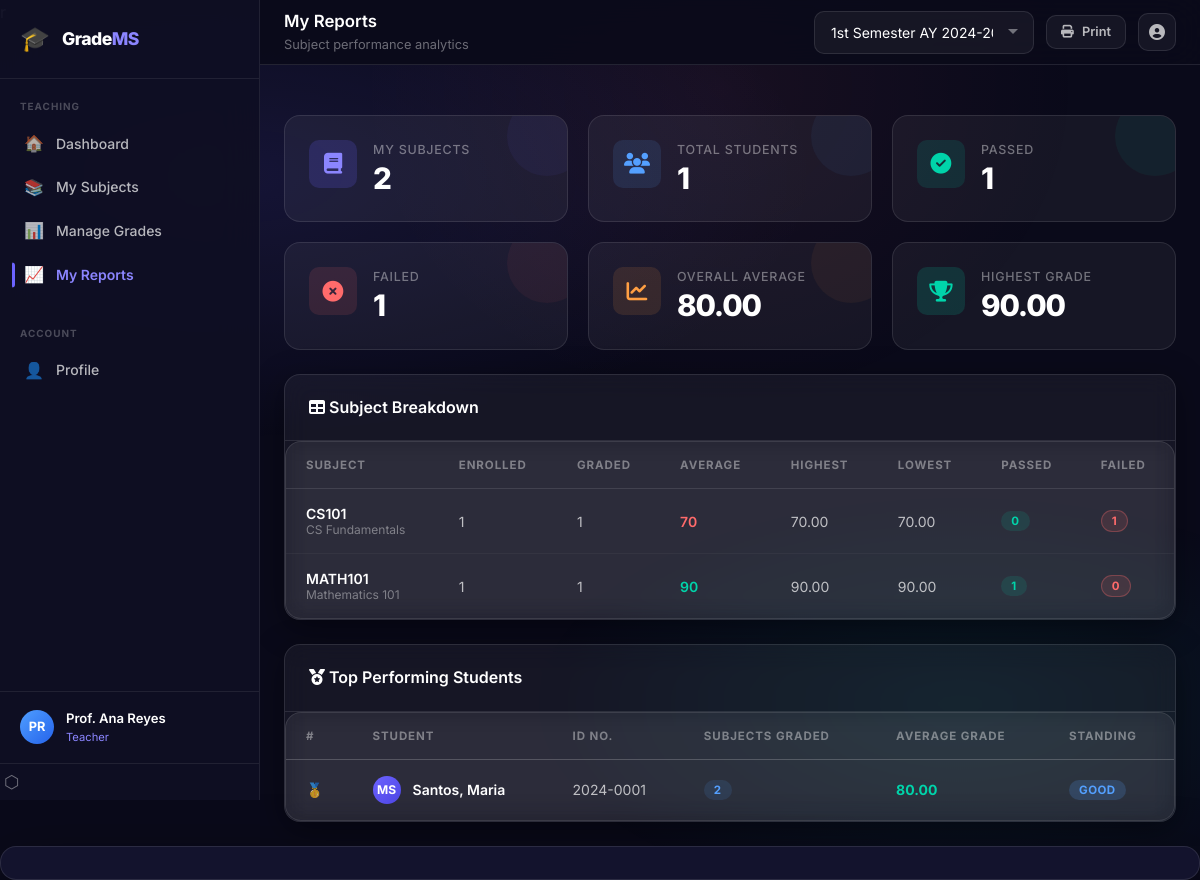
/teacher/reports.php (signed in), run on the app's committed database.
### tables this page shows
CREATE TABLE IF NOT EXISTS subjects (
  id          INT UNSIGNED AUTO_INCREMENT PRIMARY KEY,
  code        VARCHAR(20)   NOT NULL UNIQUE,
  name        VARCHAR(150)  NOT NULL,
  units       TINYINT       NOT NULL DEFAULT 3,
  description TEXT          DEFAULT NULL,
  teacher_id  INT UNSIGNED  DEFAULT NULL,
  is_active   TINYINT(1)    NOT NULL DEFAULT 1,
  created_at  DATETIME      NOT NULL DEFAULT CURRENT_TIMESTAMP,
  FOREIGN KEY (teacher_id) REFERENCES teachers(id) ON DELETE SET NULL,
  INDEX idx_teacher (teacher_id)
);

CREATE TABLE IF NOT EXISTS semesters (
  id             INT UNSIGNED AUTO_INCREMENT PRIMARY KEY,
  name           VARCHAR(50)                           NOT NULL DEFAULT '',
  school_year    VARCHAR(20)                           NOT NULL,
  semester       ENUM('1st Semester','2nd Semester','Summer') NOT NULL DEFAULT '1st Semester',
  is_active      TINYINT(1)                            NOT NULL DEFAULT 0,
  start_date     DATE                                  DEFAULT NULL,
  end_date       DATE                                  DEFAULT NULL,
  grade_deadline DATE                                  DEFAULT NULL,
  created_at     DATETIME                              NOT NULL DEFAULT CURRENT_TIMESTAMP,
  UNIQUE KEY uq_sem (school_year, semester)
);

### teacher/reports.php (the view, shortened to what this page needs)
<?php
$db           = DB::getInstance();
$teacherModel = new Teacher();
$teacher = $teacherModel->getByUserId(Auth::getUserId());
$teacherId = $teacher['id'];
$activeSemester = $db->query(
    "SELECT * FROM semesters WHERE is_active = 1 LIMIT 1"
)->fetch(PDO::FETCH_ASSOC);
$semesters = $db->query(
    "SELECT * FROM semesters ORDER BY school_year DESC, id DESC"
)->fetchAll(PDO::FETCH_ASSOC);
$filterSemesterId = (int)($_GET['semester_id'] ?? $activeSemester['id'] ?? 0);
$subjectsStmt = $db->prepare(
    "SELECT DISTINCT sub.id AS subject_id, sub.code AS subject_code,
            sub.name AS subject_name, sub.units,
            sem.id AS semester_id, sem.name AS semester_name, sem.school_year
     FROM   subjects sub
     JOIN   semesters sem ON sem.id = :semester_id
     WHERE  sub.teacher_id = :teacher_id
        OR  sub.id IN (
              SELECT subject_id FROM teacher_subjects
              WHERE teacher_id = :teacher_id2 AND semester_id = :semester_id2
            )
     ORDER  BY sub.name"
);
$subjectsStmt->execute([
    ':teacher_id'   => $teacherId,
    ':semester_id'  => $filterSemesterId,
    ':teacher_id2'  => $teacherId,
    ':semester_id2' => $filterSemesterId,
]);
$mySubjects = $subjectsStmt->fetchAll(PDO::FETCH_ASSOC);
$subjectIds = array_column($mySubjects, 'subject_id');
$overallStats = [
    'total_students' => 0, 'total_graded' => 0,
    'overall_avg' => null, 'total_passed' => 0,
    'total_failed' => 0, 'highest' => null, 'lowest' => null,
];
if (!empty($subjectIds)) {
    $ph = implode(',', array_fill(0, count($subjectIds), '?'));
    $params = array_merge($subjectIds, [$filterSemesterId]);
    $stmt = $db->prepare(
        "SELECT COUNT(DISTINCT e.student_id) AS total_students,
                COUNT(DISTINCT g.id)         AS total_graded,
                AVG(g.final_grade)           AS overall_avg,
                SUM(g.final_grade >= 75)     AS total_passed,
                SUM(g.final_grade <  75)     AS total_failed,
                MAX(g.final_grade)           AS highest,
                MIN(g.final_grade)           AS lowest
         FROM   enrollments e
         LEFT JOIN grades g ON g.enrollment_id = e.id
         WHERE  e.subject_id IN ({$ph})
         AND    e.semester_id = ?"
    );
    $stmt->execute($params);
    $overallStats = $stmt->fetch(PDO::FETCH_ASSOC) ?: $overallStats;
}
$subjectStats = [];
foreach ($mySubjects as $sub) {
    $stmt = $db->prepare(
        "SELECT COUNT(e.id)              AS enrolled,
                COUNT(g.id)              AS graded,
                AVG(g.final_grade)       AS avg_grade,
                MAX(g.final_grade)       AS highest,
                MIN(g.final_grade)       AS lowest,
                SUM(g.final_grade >= 75) AS passed,
                SUM(g.final_grade <  75) AS failed
         FROM   enrollments e
         LEFT JOIN grades g ON g.enrollment_id = e.id
         WHERE  e.subject_id  = ?
         AND    e.semester_id = ?"
    );
    $stmt->execute([$sub['subject_id'], $filterSemesterId]);
    $stats = $stmt->fetch(PDO::FETCH_ASSOC);
    $stats['subject_name']  = $sub['subject_name'];
    $stats['subject_code']  = $sub['subject_code'];
    $stats['semester_name'] = $sub['semester_name'];
    $stats['school_year']   = $sub['school_year'];
    $stats['avg_grade']     = round((float)($stats['avg_grade'] ?? 0), 2);
    $subjectStats[] = $stats;
}
$topStudents = [];
if (!empty($subjectIds)) {
    $ph = implode(',', array_fill(0, count($subjectIds), '?'));
    $params = array_merge($subjectIds, [$filterSemesterId]);
    $stmt = $db->prepare(
        "SELECT s.first_name, s.last_name, s.student_number,
                AVG(g.final_grade) AS avg_grade,
                COUNT(g.id)        AS subjects_count
         FROM   grades g
         JOIN   enrollments e ON e.id = g.enrollment_id
         JOIN   students s    ON s.id = e.student_id
         WHERE  e.subject_id IN ({$ph})
         AND    e.semester_id = ?
         AND    g.final_grade IS NOT NULL
         GROUP  BY s.id
         ORDER  BY avg_grade DESC
         LIMIT  5"
    );
    $stmt->execute($params);
    $topStudents = $stmt->fetchAll(PDO::FETCH_ASSOC);
}
include '../shared/header.php';
?>
<div class="main-content">
  <div class="topbar">
    <div class="topbar-left">
      <div>
        <div class="topbar-title">My Reports</div>
        <div class="topbar-subtitle">Subject performance analytics</div>
      </div>
    </div>
    <div class="topbar-right">
      <form method="GET" style="display:inline">
        <select name="semester_id" class="form-control" style="width:220px" onchange="this.form.submit()">
          <?php foreach ($semesters as $sem): ?>
            <option value="<?= $sem['id'] ?>" <?= $filterSemesterId == $sem['id'] ? 'selected' : '' ?>>
              <?= htmlspecialchars($sem['name']) ?> (<?= htmlspecialchars($sem['school_year']) ?>)
            </option>
          <?php endforeach; ?>
        </select>
      </form>
      <button class="btn btn-secondary btn-sm" onclick="window.print()">
        <i class="fas fa-print"></i> Print
      </button>
      <div class="dropdown">
        <button class="topbar-btn" id="user-menu-btn">
          <i class="fas fa-user-circle"></i>
        </button>
      </div>
    </div>
  </div>
  <div class="page-content">
    <div class="stats-grid mb-6">
      <div class="stat-card primary">
        <div class="stat-icon primary"><i class="fas fa-book"></i></div>
        <div class="stat-info">
          <div class="stat-label">My Subjects</div>
          <div class="stat-value"><?= count($mySubjects) ?></div>
        </div>
      </div>
      <div class="stat-card info">
        <div class="stat-icon info"><i class="fas fa-users"></i></div>
        <div class="stat-info">
          <div class="stat-label">Total Students</div>
          <div class="stat-value"><?= $overallStats['total_students'] ?? 0 ?></div>
        </div>
      </div>
      <div class="stat-card success">
        <div class="stat-icon success"><i class="fas fa-check-circle"></i></div>
        <div class="stat-info">
          <div class="stat-label">Passed</div>
          <div class="stat-value"><?= $overallStats['total_passed'] ?? 0 ?></div>
        </div>
      </div>
      <div class="stat-card danger">
        <div class="stat-icon danger"><i class="fas fa-times-circle"></i></div>
        <div class="stat-info">
          <div class="stat-label">Failed</div>
          <div class="stat-value"><?= $overallStats['total_failed'] ?? 0 ?></div>
        </div>
      </div>
      <div class="stat-card warning">
        <div class="stat-icon warning"><i class="fas fa-chart-line"></i></div>
        <div class="stat-info">
          <div class="stat-label">Overall Average</div>
          <div class="stat-value">
            <?= isset($overallStats['overall_avg']) && $overallStats['overall_avg'] !== null
                ? number_format($overallStats['overall_avg'], 2) : '—' ?>
          </div>
        </div>
      </div>
      <div class="stat-card teal">
        <div class="stat-icon teal"><i class="fas fa-trophy"></i></div>
        <div class="stat-info">
          <div class="stat-label">Highest Grade</div>
          <div class="stat-value">
            <?= $overallStats['highest'] !== null
                ? number_format($overallStats['highest'], 2) : '—' ?>
          </div>
        </div>
      </div>
    </div>
    <div class="glass-card mb-6">
      <div class="glass-card-header">
        <h3><i class="fas fa-table"></i> Subject Breakdown</h3>
      </div>
      <?php if (empty($subjectStats)): ?>
        <div class="glass-card-body">
          <div class="empty-state">
            <div class="empty-state-icon">📚</div>
            <h3>No Subjects Found</h3>
            <p>No subjects assigned for the selected semester.</p>
          </div>
        </div>
      <?php else: ?>
        <div class="table-wrapper">
          <table class="data-table">
            <thead>
              <tr>
                <th>Subject</th>
                <th>Enrolled</th>
                <th>Graded</th>
                <th>Average</th>
                <th>Highest</th>
                <th>Lowest</th>
                <th>Passed</th>
                <th>Failed</th>
              </tr>
            </thead>
            <tbody>
              <?php foreach ($subjectStats as $stat): ?>
                <tr>
                  <td>
                    <strong><?= htmlspecialchars($stat['subject_code']) ?></strong>
                    <div class="text-xs text-muted"><?= htmlspecialchars($stat['subject_name']) ?></div>
                  </td>
                  <td><?= $stat['enrolled'] ?></td>
                  <td><?= $stat['graded'] ?></td>
                  <td>
                    <?php if ($stat['avg_grade'] > 0): ?>
                      <span style="font-weight:600;color:<?= $stat['avg_grade'] >= 75 ? 'var(--success)' : 'var(--danger)' ?>">
                        <?= $stat['avg_grade'] ?>
                      </span>
                    <?php else: ?>
                      <span class="text-muted">—</span>
                    <?php endif; ?>
                  </td>
                  <td><?= $stat['highest'] ? number_format($stat['highest'], 2) : '—' ?></td>
                  <td><?= $stat['lowest']  ? number_format($stat['lowest'],  2) : '—' ?></td>
                  <td><span class="badge badge-passed"><?= $stat['passed'] ?></span></td>
                  <td><span class="badge badge-failed"><?= $stat['failed'] ?></span></td>
                </tr>
              <?php endforeach; ?>
            </tbody>
          </table>
        </div>
      <?php endif; ?>
    </div>
    <?php if (!empty($topStudents)): ?>
      <div class="glass-card">
        <div class="glass-card-header">
          <h3><i class="fas fa-medal"></i> Top Performing Students</h3>
        </div>
        <div class="table-wrapper">
          <table class="data-table">
            <thead>
              <tr>
                <th>#</th>
                <th>Student</th>
                <th>ID No.</th>
                <th>Subjects Graded</th>
                <th>Average Grade</th>
                <th>Standing</th>
              </tr>
            </thead>
            <tbody>
              <?php foreach ($topStudents as $i => $stu):
                $avg = (float)$stu['avg_grade'];
                $standing = $avg >= 90 ? 'Excellent'
                          : ($avg >= 80 ? 'Good'
                          : ($avg >= 75 ? 'Satisfactory' : 'Fair'));
                $badgeMap = [
                  'Excellent'    => 'badge-excellent',
                  'Good'         => 'badge-good',
                  'Satisfactory' => 'badge-good',
                  'Fair'         => 'badge-average',
                ];
              ?>
                <tr>
                  <td><?= ['🥇','🥈','🥉'][$i] ?? ($i + 1) ?></td>
                  <td>
                    <div class="user-cell">
                      <div class="avatar avatar-sm avatar-primary">
                        <?= strtoupper(substr($stu['first_name'], 0, 1) . substr($stu['last_name'], 0, 1)) ?>
                      </div>
                      <div class="user-cell-info">
                        <div class="name">
                          <?= htmlspecialchars($stu['last_name'] . ', ' . $stu['first_name']) ?>
                        </div>
                      </div>
                    </div>
                  </td>
                  <td><?= htmlspecialchars($stu['student_number']) ?></td>
                  <td><span class="badge badge-info"><?= $stu['subjects_count'] ?></span></td>
                  <td>
                    <span style="font-weight:700;color:<?= $avg >= 75 ? 'var(--success)' : 'var(--danger)' ?>">
                      <?= number_format($avg, 2) ?>
                    </span>
                  </td>
                  <td><span class="badge <?= $badgeMap[$standing] ?>"><?= $standing ?></span></td>
                </tr>
              <?php endforeach; ?>
            </tbody>
          </table>
        </div>
      </div>
    <?php endif; ?>
  </div>
</div>
<?php include '../shared/footer.php'; ?>

### data on the page
subjects: code "CS101", name "CS Fundamentals", semesters.id "1", avg_grade "70", highest "70.00", lowest "70.00", passed "0"
subjects: code "MATH101", name "Mathematics 101", semesters.id "1", avg_grade "90", highest "90.00", lowest "90.00", passed "1", failed "0"

### other printed values
$section['label'] "TEACHING"
$item['icon'] "🏠"
$item['text'] "Dashboard"
$item['icon'] "📚"
$item['text'] "My Subjects"
$item['icon'] "📊"
$item['text'] "Manage Grades"
$item['icon'] "📈"
$item['text'] "My Reports"
$section['label'] "ACCOUNT"
$item['icon'] "👤"
$item['text'] "Profile"
$initials "PR"
$userName "Prof. Ana Reyes"
$role "Teacher"
